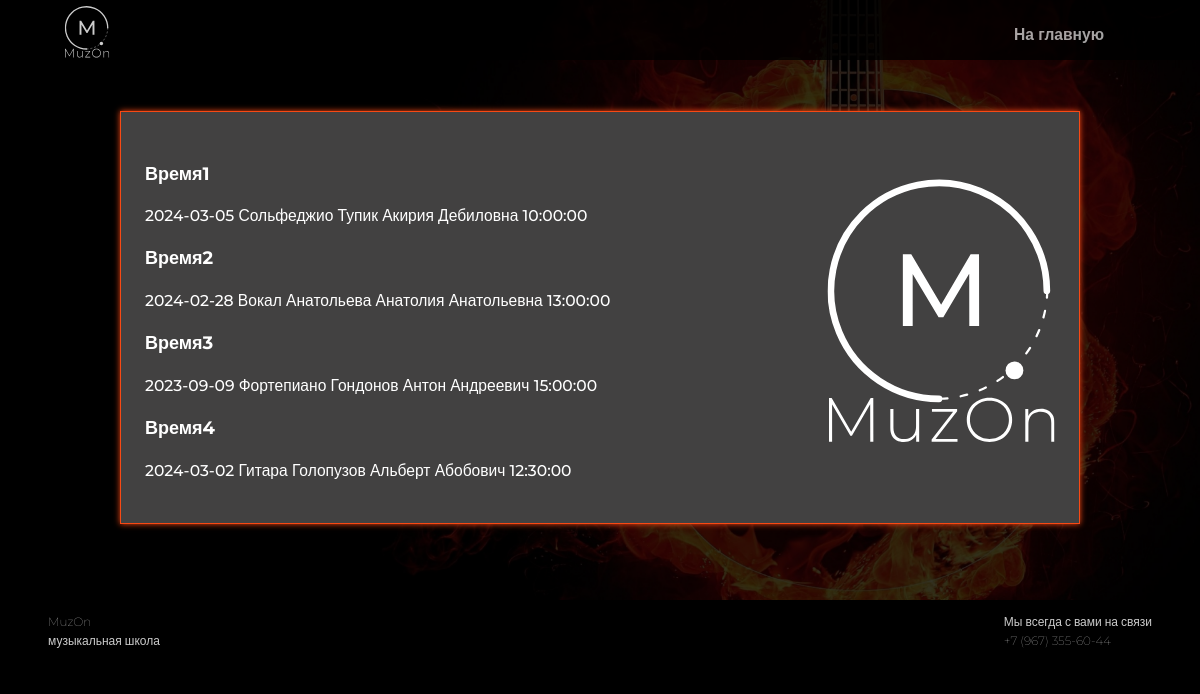
Page /timing/ on the committed database.
### myapp1/models.py (models this page shows)
class Time(models.Model):
    date = models.DateField(blank=False)
    time = models.TimeField(blank = False)
    tutor = models.CharField(max_length = 35, blank = False)
    special = models.CharField(max_length=45)
    def __str__(self):
        return f'{self.date} {self.special} {self.tutor} {self.time}'

### myapp1/views.py (the view)
# urls.py: path('timing/', timing_page),
def timing_page(request):
    all_time = Time.objects.all()
    return render(request, 'timing.html', context={'data3': all_time})

### templates/timing.html (shortened to what this page needs)
{%load static%}
<!DOCTYPE html>
<html lang="ru">
<head>
</head>
<body>
        <header class="header">
        <div class="container">
            <div class="header_inner">
                <div>
                    <img class="header_logo" src="{%static 'img/лого.svg' %}">
                </div>
                <nav class="nav">
                    <a class="nav_link" href="/">На главную</a>
                </nav>
            </div>
        </div>
    </header>
    <div class="intro">
        <div class="main_container">
            <div class="main_card">
                <div class="main_card_txt">
                    <p class="main_card_heading">{%for i in data3%} <h2>Время{{forloop.counter}}</h2></p>
                    <p class="main_card_description">{{i}} <br>{%endfor%}</p>
                </div>
                <img class="img" src="{%static 'img/лого.svg'%}" alt="">
            </div>
        </div>
    </div>
        <footer class="footer">
            <div class="footer_inner">
                <p>MuzOn<br>музыкальная школа</p>
                <p>Мы всегда с вами на связи<br>+7 (967) 355-60-44</p>
            </div>
       </footer>
</body>
</html>

### templates/timing.html (style rules this page uses)
.header_logo { position: relative; height: 4.5vw; width: 4.5vw; }

### rows in the picture
Time: date+special+tutor "2024-03-05 Сольфеджио Тупик Акирия Дебиловна 10:00:00"
Time: date+special+tutor "2024-02-28 Вокал Анатольева Анатолия Анатольевна 13:00:00"
Time: date+special+tutor "2023-09-09 Фортепиано Гондонов Антон Андреевич 15:00:00"
Time: date+special+tutor "2024-03-02 Гитара Голопузов Альберт Абобович 12:30:00"
